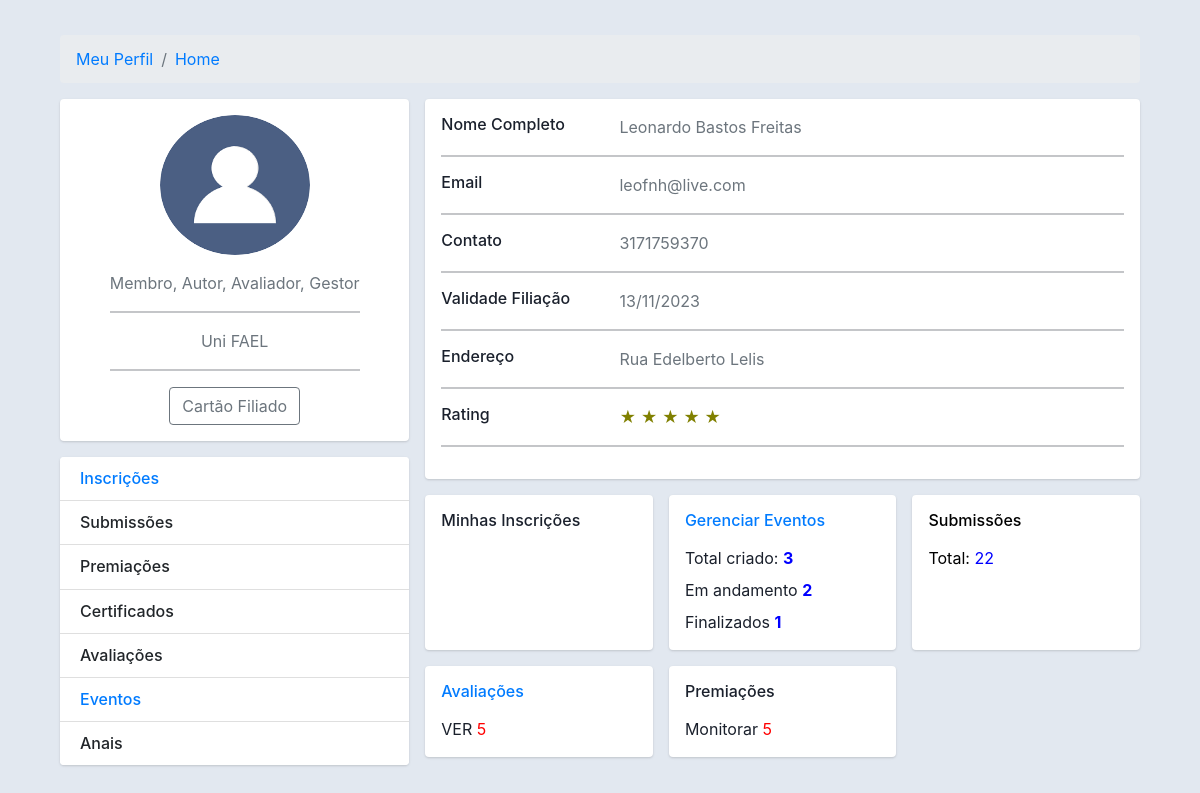
The app's page /home/?id=home (signed in) with its own data.
### core/models.py (models this page shows)
class Usuariocd(models.Model):
    cpf = models.CharField(max_length=11)
    nome = models.CharField(max_length=300)
    cep = models.CharField(max_length=8)
    nascimento = models.DateField()
    email = models.EmailField()
    endereco = models.CharField(max_length=500)
    cidade = models.CharField(max_length=150)
    bairro = models.CharField(max_length=150)
    pais = models.CharField(max_length=150)
    instituicao = models.CharField(max_length=150)
    cmp = models.CharField(max_length=3)
    categ = models.CharField(max_length=150)
    cinfo = models.CharField(max_length=3)
    gestor_plataforma = models.CharField(max_length=3)
    autor = models.CharField(max_length=3)
    avaliador = models.CharField(max_length=3)
    lider = models.CharField(max_length=3)
    id_usuario = models.BigIntegerField()
    contato = models.BigIntegerField(null=True)
    perfil = models.FileField(upload_to='')

### core/views.py (the view)
# urls.py: path('home/', views.home),
@login_required(login_url='/login/')
def home(request):
    id = request.GET.get('id')
    if id is None: return redirect('/home/?id=home')
    meuid = User.objects.filter(username=request.user)
    for m in meuid:
        mid = m.id
    usuarios = Usuariocd.objects.filter(id_usuario=mid)
    eventos = Evento.objects.all()
    total_eventos = Evento.objects.all().aggregate(sum_total=Count('id'))
    total_eventos_andamento = Evento.objects.filter(status='andamento').aggregate(sum_total=Count('id'))
    total_eventos_finalizado = Evento.objects.filter(status='finalizado').aggregate(sum_total=Count('id'))
    total_submissao = Submissao.objects.filter(status='avaliacao').aggregate(sum_total=Count('id'))
    tainscrito = Inscritos.objects.filter(cpf=mid)
    evento_inscrito = Evento.objects.filter(status='andamento')
    dados = {'usuarios':usuarios,
             'id':id,
             'eventos':eventos,
             'total_eventos':total_eventos,
             'total_eventos_andamento':total_eventos_andamento,
             'total_eventos_finalizado':total_eventos_finalizado,
             'evento_inscrito':evento_inscrito,
             'tainscrito':tainscrito,
             'total_submissao':total_submissao
             }
    return render(request, 'inicial.html', dados)

### templates/inicial.html (shortened to what this page needs)
{% load static %}
<!DOCTYPE html>
<html lang="en">
<head>
    <link href={% static "css/styles.css" %} rel="stylesheet" />
    <link href="https://cdn.jsdelivr.net/npm/simple-datatables@latest/dist/style.css" rel="stylesheet" />
    <link href={% static "css/styles.css" %} rel="stylesheet" />
    {% include 'header.html' %}
</head>
<body>
{% if id == 'home' %}
              {% include 'capa.html' %}
            <div class="col-md-8">
              <div class="card mb-3">
                <div class="card-body">
                  <div class="row">
                    <div class="col-sm-3">
                      <h6 class="mb-0">Nome Completo</h6>
                    {% for usuarios in usuarios %}
                    </div>
                    <div class="col-sm-9 text-secondary">
                      {{usuarios.nome}}
                    </div>
                  </div>
                  <hr>
                  <div class="row">
                    <div class="col-sm-3">
                      <h6 class="mb-0">Email</h6>
                    </div>
                    <div class="col-sm-9 text-secondary">
                      {{usuarios.email}}
                    </div>
                  </div>
                  <hr>
                  <div class="row">
                    <div class="col-sm-3">
                      <h6 class="mb-0">Contato</h6>
                    </div>
                    <div class="col-sm-9 text-secondary">
                      {{usuarios.contato}}
                    </div>
                  </div>
                  <hr>
                  <div class="row">
                    <div class="col-sm-3">
                      <h6 class="mb-0">Validade Filiação</h6>
                    </div>
                    <div class="col-sm-9 text-secondary">
                      13/11/2023
                    </div>
                  </div>
                  <hr>
                  <div class="row">
                    <div class="col-sm-3">
                      <h6 class="mb-0">Endereço</h6>
                    </div>
                    <div class="col-sm-9 text-secondary">
                      {{usuarios.endereco}}
                    </div>
                  </div>
                  {% endfor %}
                   <hr>
                  <div class="row">
                    <div class="col-sm-3">
                      <h6 class="mb-0">Rating</h6>
                    </div>
                    <div class="col-sm-9 text-secondary">
                     <font  style="color:#808000;">&#9733;	&#9733;	&#9733;	&#9733;	&#9733;</font>
                     </div>
                  </div>
                    <hr>
                </div>
              </div>
              <div class="row gutters-sm">
                <div class="col-sm-4 mb-3">
                  <div class="card h-100">
                    <div class="card-body">
                      <h6 class="d-flex align-items-center mb-3">
                          Minhas Inscrições
                      </h6>
                    </div>
                  </div>
                </div>
                <div class="col-sm-4 mb-3">
                  <div class="card h-100">
                    <div class="card-body">
                     <a href="/gerenciarevento/" style="text-decoration:none;">
                         <h6 class="d-flex align-items-center mb-3">
                             Gerenciar Eventos
                         </h6>
                     </a>
                      <div class="mt-2 align-items-center">
                        Total criado: <font color="blue"><b>{{total_eventos.sum_total}}</b></font>
                      </div>
                      <div class="mt-2">
                        Em andamento <font color="blue"><b>{{total_eventos_andamento.sum_total}}</b></font>
                      </div>
                      <div class="mt-2">
                        Finalizados <font color="blue"><b>{{total_eventos_finalizado.sum_total}}</b></font>
                      </div>
                    </div>
                  </div>
                </div>
                <div class="col-sm-4 mb-3">
                  <div class="card h-100">
                    <div class="card-body">
                      <h6
                              class="d-flex align-items-center mb-3">
                          <a href="/submetidos/"
                          style="text-decoration:none;color:black;">
                          Submissões
                          </a>
                      </h6>
                      <div class="mt-2">
                        <div style="color:blue;"><font color="black">Total:</font> {{total_submissao.sum_total}}</div>
                      </div>
                    </div>
                  </div>
                </div>
                <div class="col-sm-4 mb-3">
                  <div class="card h-100">
                    <div class="card-body">
                      <h6 class="d-flex align-items-center mb-3">
                          <a href="/avaliados/"
                             style="text-decoration:none;">
                              Avaliações
                          </a>
                      </h6>
                      <div class="mt-2">
                       VER <font color="red">5</font>
                      </div>
                    </div>
                  </div>
                </div>
                <div class="col-sm-4 mb-3">
                  <div class="card h-100">
                    <div class="card-body">
                      <h6 class="d-flex align-items-center mb-3">Premiações</h6>
                      <div class="mt-2">
                       Monitorar <font color="red">5</font>
                      </div>
                    </div>
                  </div>
                </div>
              </div>
            {% elif id == 'novasubmissao' %}
              {% include 'submissao.html' %}
          {% endif %}
            </div>
          </div>
        </div>
    </div>
</body>
</html>

### templates/capa.html
{% block content %}
<div class="container">
    <div class="main-body">
          <nav aria-label="breadcrumb" class="main-breadcrumb">
            <ol class="breadcrumb">
              <li class="breadcrumb-item"><a href="/meuperfil/">Meu Perfil</a></li>
              <li class="breadcrumb-item"><a href="/home/">Home</a></li>
            </ol>
          </nav>
          <div class="row gutters-sm">
            <div class="col-md-4 mb-3">
              <div class="card">
                <div class="card-body">
                  <div class="d-flex flex-column align-items-center text-center">
                    {% for usuarios in usuarios %}
                    <img src="/media/{{usuarios.perfil}}" alt="Admin" class="rounded-circle" width="150" height="140">
                    {% endfor %}
                    <div class="mt-3">
                      <p class="text-secondary mb-1">
                        Membro{% for usuarios in usuarios %}{% if usuarios.autor == 'sim' %}, Autor{% endif %}{% if usuarios.avaliador == 'sim' %}, Avaliador{% endif %}{% if usuarios.gestor_plataforma == 'sim' %}, Gestor {% endif %}
                        {% endfor %}
                      </p>
                      <hr>
                      <p class="text-muted font-size-sm">{% for usuarios in usuarios %}
                      {{usuarios.instituicao}}
                      {% endfor %}</p>
                      <hr>
                      <button class="btn btn-outline-secondary">Cartão Filiado</button>
                    </div>
                  </div>
                </div>
              </div>
              <div class="card mt-3">
                <ul class="list-group list-group-flush">
                  <li class="list-group-item d-flex justify-content-between align-items-center flex-wrap">
                    <h6 class="mb-0 "><a href="/inscrever/"
                                         style="text-decoration:none;">
                                          Inscrições
                                      </a>
                    </h6>
                  </li>
                  <li class="list-group-item d-flex justify-content-between align-items-center flex-wrap">
                    <h6 class="mb-0">Submissões</h6>
                  </li>
                  <li class="list-group-item d-flex justify-content-between align-items-center flex-wrap">
                    <h6 class="mb-0">Premiações</h6>
                  </li>
                  <li class="list-group-item d-flex justify-content-between align-items-center flex-wrap">
                    <h6 class="mb-0">Certificados</h6>
                  </li>
                  <li class="list-group-item d-flex justify-content-between align-items-center flex-wrap">
                    <h6 class="mb-0">Avaliações</h6>
                  </li>
                  <li class="list-group-item d-flex justify-content-between align-items-center flex-wrap">
                   <a href="/home/?id=evento" style="text-decoration:none;"><h6 class="mb-0">Eventos</h6></a>
                  </li>
                  <li class="list-group-item d-flex justify-content-between align-items-center flex-wrap">
                    <h6 class="mb-0">Anais</h6>
                  </li>
                </ul>
              </div>
            </div>
{% endblock %}

### templates/inicial.html (style rules this page uses)
body { margin-top:20px; color: #1a202c; text-align: left; background-color: #e2e8f0; }
.main-body { padding: 15px; }
.card { box-shadow: 0 1px 3px 0 rgba(0,0,0,.1), 0 1px 2px 0 rgba(0,0,0,.06); }
.card { position: relative; display: flex; flex-direction: column; min-width: 0; word-wrap: break-word; background-color: #fff; background-clip: border-box; border: 0 solid rgba(0,0,0,.125); border-radius: .25rem; }
.card-body { flex: 1 1 auto; min-height: 1px; padding: 1rem; }
.gutters-sm { margin-right: -8px; margin-left: -8px; }
.gutters-sm>.col, .gutters-sm>[class*=col-] { padding-right: 8px; padding-left: 8px; }
.mb-3, .my-3 { margin-bottom: 1rem!important; }
.h-100 { height: 100%!important; }

### records on screen
Usuariocd: perfil (picture), autor ", Autor", avaliador ", Avaliador", gestor_plataforma ", Gestor", instituicao "Uni FAEL", nome "Leonardo Bastos Freitas", email "leofnh@live.com", contato "3171759370", endereco "Rua Edelberto Lelis"

### other values on screen
{{ total_eventos.sum_total }} "3"
{{ total_eventos_andamento.sum_total }} "2"
{{ total_eventos_finalizado.sum_total }} "1"
{{ total_submissao.sum_total }} "22"
